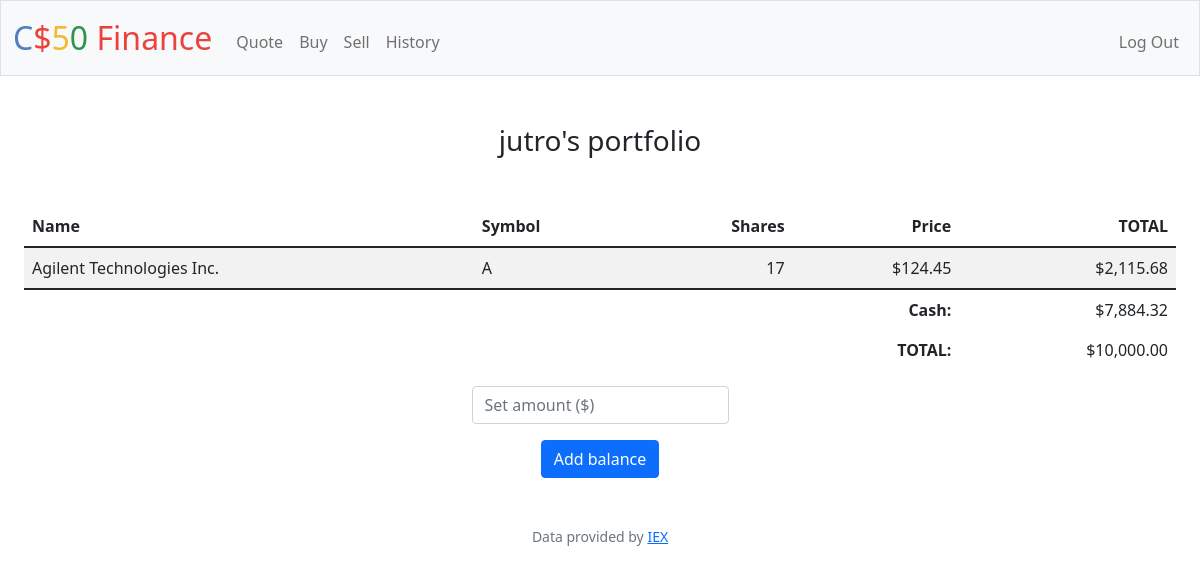
The app's page / (signed in) with its own data.
### tables this page shows
CREATE TABLE users (id INTEGER PRIMARY KEY AUTOINCREMENT NOT NULL, username TEXT NOT NULL, hash TEXT NOT NULL, cash NUMERIC NOT NULL DEFAULT 10000.00);

CREATE TABLE purchases (id INTEGER PRIMARY KEY AUTOINCREMENT NOT NULL, user_id NUMERIC NOT NULL, stock_name TEXT NOT NULL, stock_symbol TEXT NOT NULL, amount NUMERIC NOT NULL, price NUMERIC NOT NULL, total NUMERIC NOT NULL, transaction_type TEXT NOT NULL, time DATETIME NOT NULL);

### app.py (the view)
@app.route("/")
@login_required
def index():
    loggedUser = session["user_id"]
    userInfo = db.execute("SELECT username, cash FROM users WHERE id=?", loggedUser)
    userPurchases = db.execute("SELECT stock_name, stock_symbol, price, sum(amount), sum(total) FROM purchases WHERE user_id=? GROUP BY stock_name", loggedUser)
    for purchase in userPurchases:
        print(purchase)
    if not userPurchases:
        userBalance = userInfo[0]["cash"]
    else:
        userStock = userPurchases[0]["sum(total)"]
        userBalance = userInfo[0]["cash"] + userStock
    return render_template("index.html", userInfo=userInfo, userPurchases=userPurchases, userBalance=userBalance)

### app.py (called while the page is built)
@app.after_request
def after_request(response):
    response.headers["Cache-Control"] = "no-cache, no-store, must-revalidate"
    response.headers["Expires"] = 0
    response.headers["Pragma"] = "no-cache"
    return response

### helpers.py (called while the page is built)
def login_required(f):
    @wraps(f)
    def decorated_function(*args, **kwargs):
        if session.get("user_id") is None:
            return redirect("/login")
        return f(*args, **kwargs)
    return decorated_function

def usd(value):
    return f"${value:,.2f}"

### templates/index.html (shortened to what this page needs)
{% extends "layout.html" %}
{% block main %}
    <h3 class="mb-5">{{ userInfo[0]['username'] }}'s portfolio</h3>
    <div class="container-fluid mx-auto my-auto">
        <table class="table table-striped table-hover">
            <thead>
                <tr>
                    <th class="text-start">Name</th>
                    <th class="text-start">Symbol</th>
                    <th class="text-end">Shares</th>
                    <th class="text-end">Price</th>
                    <th class="text-end">TOTAL</th>
                </tr>
            </thead>
            <tbody>
                {% for purchase in userPurchases %}
                {% if purchase['sum(amount)'] > 0 %}
                <tr>
                    <td class="text-start">{{ purchase['stock_name'] }}</td>
                    <td class="text-start">{{ purchase['stock_symbol'] }}</td>
                    <td class="text-end">{{ purchase['sum(amount)']}}</td>
                    <td class="text-end">{{ purchase['price'] | usd}}</td>
                    <td class="text-end">{{ purchase['sum(total)'] | usd}}</td>
                </tr>
                {% endif %}
                {% endfor %}
            </tbody>
            <tfoot>
                <tr>
                    <td class="border-0 fw-bold text-end" colspan="4">Cash:</td>
                    <td class="border-0 text-end">{{ userInfo[0]['cash'] | usd }}</td>
                </tr>
                <tr>
                    <td class="border-0 fw-bold text-end" colspan="4">TOTAL:</td>
                    <td class="border-0 text-end">{{ userBalance | usd }}</td>
                </tr>
            </tfoot>
        </table>
        <form action="/balance" method="post">
            <div class="mb-3">
                <input autocomplete="off" autofocus class="form-control mx-auto w-auto" name="balance" placeholder="Set amount ($)" type="text">
            </div>
            <button class="btn btn-primary" type="submit">Add balance</button>
        </form>
    </div>
{% endblock %}

### records on screen
users: username "jutro", cash "$7,884.32"
purchases: stock_name "Agilent Technologies Inc.", stock_symbol "A", purchase "17", price "$124.45", purchase "$2,115.68"

### other values on screen
{{ userBalance | usd }} "$10,000.00"
